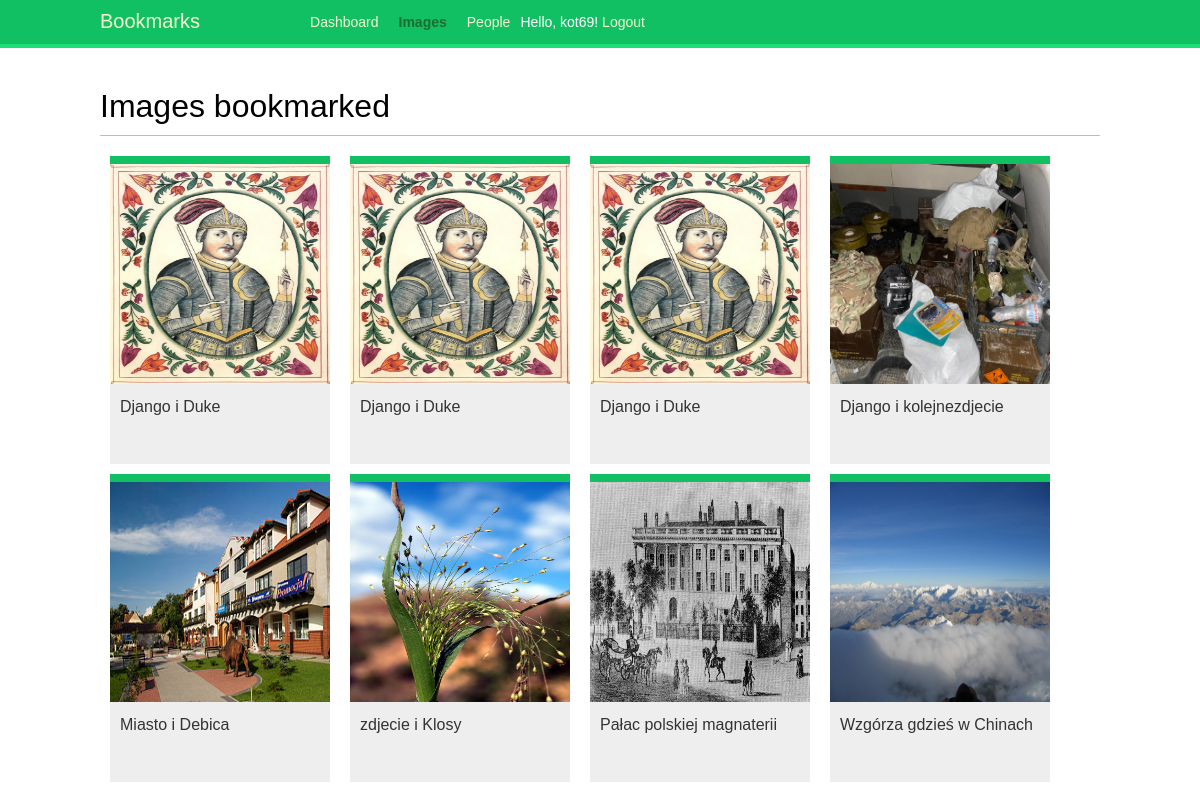
Page /images/ (signed in) on the committed database.
### images/models.py (models this page shows, shortened)
class Image(models.Model):
    user = models.ForeignKey(settings.AUTH_USER_MODEL,
                             related_name='images_created',
                             on_delete=models.CASCADE)
    title = models.CharField(max_length=200)
    slug = models.SlugField(max_length=200,
                            blank=True)
    url = models.URLField()
    image = models.ImageField(upload_to='images/%Y/%m/%d')
    description = models.TextField(blank=True)
    created = models.DateField(auto_now_add=True, db_index=True)
    users_like = models.ManyToManyField(settings.AUTH_USER_MODEL,
                                        related_name='images_liked',
                                        blank=True)
    total_likes = models.PositiveIntegerField(db_index=True, default=0)
    def get_absolute_url(self):
        return reverse("images:detail", args=[self.id, self.slug])

### images/views.py (the view)
# urls.py: path('', views.image_list, name='list')
@login_required
def image_list(request):
    images = Image.objects.all()
    paginator = Paginator(images, 8)
    page = request.GET.get('page')
    images_only = request.GET.get('images_only')
    try:
        images = paginator.page(page)
    except PageNotAnInteger:
        images = paginator.page(1)
    except EmptyPage:
        if images_only:
            return HttpResponse('')
        images = paginator.page(paginator.num_pages)
    if images_only:
        return render(request,
                      'images/image/list_images.html',
                      {'section': 'images',
                       'images': images})
    return render(request,
                  'images/image/list.html',
                   {'section': 'images',
                    'images': images})

### images/templates/images/image/list.html (shortened to what this page needs)
{% extends "base.html" %}
{% block content %}
  <h1>Images bookmarked</h1>
  <div id="image-list">
    {% include "images/image/list_ajax.html" %}
  </div>
{% endblock %}

### account/templates/base.html (shortened to what this page needs)
{% load static %}
<!DOCTYPE html>
<html>
    <head>
        <link href="{% static 'css/base.css' %}" rel="stylesheet">
    </head>
    <body>
        <div id="header">
            <span class="logo">Bookmarks</span>
            {% if request.user.is_authenticated %}
                <ul class="menu">
                    <li {% if section == "dashboard" %}class="selected"{% endif %}>
                        <a href="{% url 'dashboard' %}">Dashboard</a>
                    </li>
                    <li {% if section == "images" %}class="selected"{% endif %}>
                        <a href="{% url "images:list" %}">Images</a>
                    </li>
                    <li {% if section == "people" %}class="selected"{% endif %}>
                        <a href="{% url "user_list" %}">People</a>
                    </li>
            {% endif %}
            <span class="user">
                {% if request.user.is_authenticated %}
                    Hello, {{ request.user.first_name }}!
                    <a href=" {% url 'logout' %}">Logout</a>
                {% else %}
                    <a href=" {% url 'login' %}">Log-in</a>
                {% endif %}
            </span>
        </div>
        <div id="content">
            {% block content %}
            {% endblock %}
        </div>
    </body>
</html>

### images/templates/images/image/list_ajax.html
{% load thumbnail %}
{% for image in images %}
  <div class="image">
    <a href="{{ image.get_absolute_url }}">
      {% thumbnail image.image 300x300 crop="smart" as im %}
      <a href="{{ image.get_absolute_url }}">
        <img src="{{ im.url }}">
      </a>
    </a>
    <div class="info">
      <a href="{{ image.get_absolute_url }}" class="title">
        {{ image.title }}
      </a>
    </div>
  </div>
{% endfor %}

### account/static/css/base.css (style rules this page uses)
body { margin:0; padding:0; font-family:helvetica, sans-serif; }
a { color:#12c064; text-decoration:none; }
h1, h2, h3, h4, h5 , h6 { font-family: 'Muli', sans-serif; font-weight:normal; }
h1 { border-bottom:1px solid #bbb; padding:0 0 10px 0; margin:10px 0 20px 0; }
#header { padding:10px 100px; font-size:14px; background:#12c064; color:#fff; border-bottom:4px solid #1cdf78; overflow:auto; }
#header .logo { font-family: 'Muli', sans-serif; float:left; color:#f3f7cc; font-size:20px; margin-right:10%; }
#header ul.menu { list-style:none; float:left; margin:0; padding:0; }
#header ul.menu li { float:left; padding:4px 10px; }
#header ul.menu li.selected a, #header ul.menu li.selected a:hover { color:#1b6d32; font-weight:bold; }
#header a { color:#f3f7cc; }
#header .user { float:left; padding-top:4px; }
#content { padding:30px 100px; }
#image-list { overflow:auto; }
#image-list .image { float:left; width:220px; height:300px; margin:0 10px 10px 10px; border-top:8px solid #12c064; background:#eee; }
#image-list img { width:220px; height:220px; }
#image-list .info { padding:10px; }
#image-list .info a { color:#333; }

### rows in the picture
Image: title "Django i Duke"
Image: title "Django i Duke"
Image: title "Django i Duke"
Image: shows a picture, title "Django i kolejnezdjecie"
Image: shows a picture, title "Miasto i Debica"
Image: shows a picture, title "zdjecie i Klosy"
Image: shows a picture, title "Pałac polskiej magnaterii"
Image: shows a picture, title "Wzgórza gdzieś w Chinach"

### other values in the picture
{{ request.user.first_name }} "kot69"
